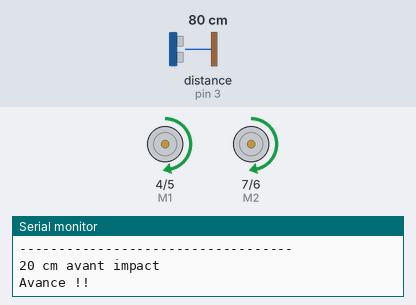
This sketch was run on a simulated Arduino Uno, built with avr-gcc and run on an emulated ATmega328P. On the bench: direction and speed pins drawn as motors (green arrow = direction pin HIGH = forward, orange = LOW = backward, longer = more drive), the last lines printed to the serial monitor. Wiring (inferred from the names in the program): ultrasonic range finder: trigger pin 8; echo pin 3. The inputs (shaded band) are chosen by the test bench; at power-on: distance to the obstacle (sensor on pin 3) 80 cm. The echo pulse lasts 58.3 µs per cm.

Above: at 1.2 s.
1.3 s: distance to the obstacle (sensor on pin 3) set to 4 cm
4.3 s: distance to the obstacle (sensor on pin 3) set to 299 cm
7.3 s: distance to the obstacle (sensor on pin 3) set to 2 cm
At 8.5 s:
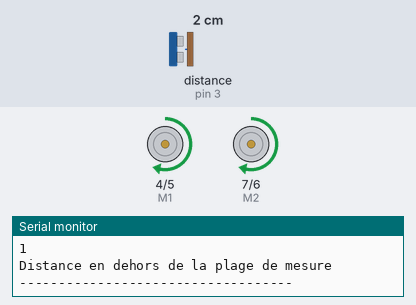
9.0 s: distance to the obstacle (sensor on pin 3) set to 5 cm
At 9.24 s:
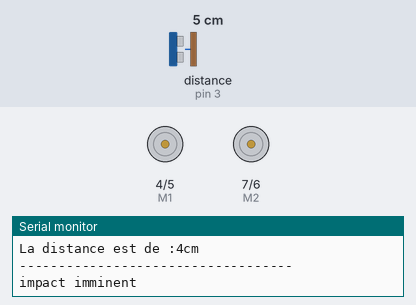
12.0 s: distance to the obstacle (sensor on pin 3) set to 250 cm
At 12.22 s:
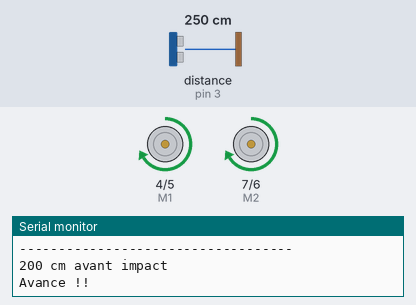
Timing chart, 0 to 16.0 s (numbered marks = the images above; inputs shaded):
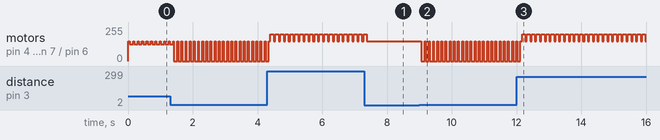

The sketch:

sketch_1207.ino
```cpp
#define echo 3        // echo
#define declencheur 8 //trig
//ajout ok

// Contrôle PWM simple
int E1 = 5; //moteur gauche
int E2 = 6; //moteur droit
int M1 = 4;
int M2 = 7;

int distanceMaximum = 300;
int distanceMinimum = 2;
long distance;
long temps;

void setup()
{
  int i;
  for(i=4;i<=7;i++)
    pinMode(i, OUTPUT);

  pinMode(declencheur, OUTPUT);
  pinMode(echo, INPUT);


  Serial.begin(19200); //vitesse d'exécution où l'on perd moins la communication
  Serial.println("Exécution du contrôle par clavier"); //verifier que le programme soit lancé


}

void stop(void)
{
  digitalWrite(E1,LOW);
  digitalWrite(E2,LOW);
}

void advance(char a,char b)
{
  Serial.println("Avance !!");
  analogWrite (E1,a);
  digitalWrite(M1,HIGH);
  analogWrite (E2,b);
  digitalWrite(M2,HIGH);
}

// ajout au code de base-----------


void back(char a,char b)
{
  analogWrite (E1,a);
  digitalWrite(M1,LOW);
  analogWrite (E2,b);
  digitalWrite(M2,LOW);
}

void left(char a,char b) //pb avance
{
  analogWrite (E1,a);
  digitalWrite(M1,LOW);
  analogWrite (E2,b);
  digitalWrite(M2,HIGH);
}

void right(char a,char b)
{
  analogWrite (E1,a);
  digitalWrite(M1,HIGH);
  analogWrite (E2,b);
  digitalWrite(M2,LOW);
}
// validation des 4 méthodes le 12/07-----

void loop()
{
  advance(150,150);


  digitalWrite(declencheur, HIGH);
  delayMicroseconds(10);
  digitalWrite(declencheur, LOW);

 temps = pulseIn(echo, HIGH);
 Serial.println("temps: ");
 Serial.println(temps);

 distance = temps/58.2;
 Serial.println("distance: ");
 Serial.println(distance);

 if (distance >= distanceMaximum || distance <= distanceMinimum)
 {
      Serial.println("Distance en dehors de la plage de mesure");
      Serial.println("-----------------------------------");
 }

 else
 {
      Serial.print("La distance est de :");
      Serial.print(distance);
      Serial.println("cm");
      Serial.println("-----------------------------------");

      if (distance >= 200)
      {
        Serial.println("200 cm avant impact"); advance(200,200);
      }
      else if (distance >= 150)
        {
        Serial.println("150 cm avant impact");  advance(175,175);
        }
        else if (distance >= 100)
          {
          Serial.println("100 cm avant impact");  advance(150,150);
          }
          else if (distance >= 20)
            {
            Serial.println("20 cm avant impact");  advance(125,125);
            }
            else
              {
              Serial.println("impact imminent "); stop();
              }
  }
  delay(100);
}
```

Measured:
- the behaviour switches between 3 and 4 cm on distance to the obstacle (sensor on pin 3) (found by bisection; images 1 and 2)
- after the input at 7.3 s, motor on pin 4 (M1) / pin 5 (E1), motor on pin 7 (M2) / pin 6 (E2): goes on until 7.4 s, then stays forward 150/255
- after the input at 9.0 s, motor on pin 4 (M1) / pin 5 (E1), motor on pin 7 (M2) / pin 6 (E2): alternates forward 150/255 for 0.03 s and stopped for 0.10 s, starting after 0.06 s
- by itself, motor on pin 4 (M1) / pin 5 (E1), motor on pin 7 (M2) / pin 6 (E2): alternates forward 200/255 for 0.10 s and forward 150/255 for 0.05 s
